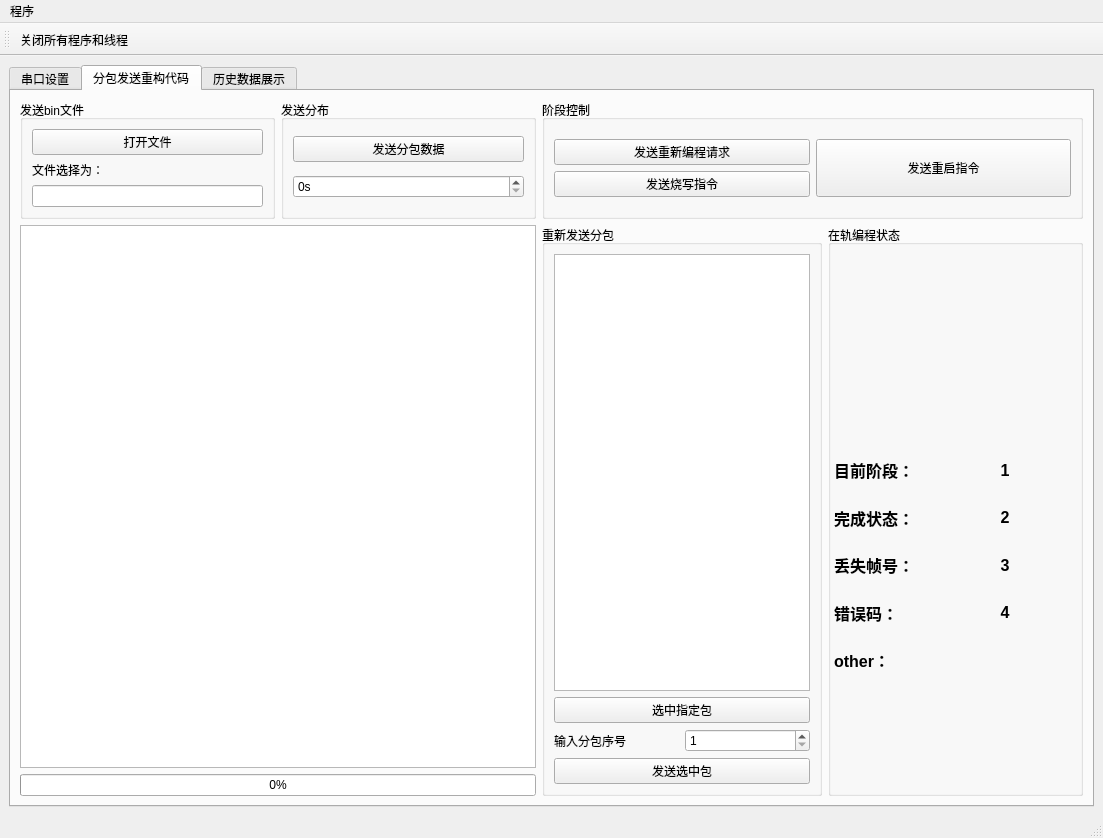
<?xml version="1.0" encoding="UTF-8"?>
<ui version="4.0">
 <class>MainWindow</class>
 <widget class="QMainWindow" name="MainWindow">
  <property name="geometry">
   <rect>
    <x>0</x>
    <y>0</y>
    <width>1103</width>
    <height>732</height>
   </rect>
  </property>
  <property name="windowTitle">
   <string>MainWindow</string>
  </property>
  <widget class="QWidget" name="centralwidget">
   <layout class="QGridLayout" name="gridLayout_9">
    <item row="0" column="0">
     <widget class="QTabWidget" name="tabWidget">
      <property name="currentIndex">
       <number>1</number>
      </property>
      <widget class="QWidget" name="tab">
       <attribute name="title">
        <string>串口设置</string>
       </attribute>
       <layout class="QGridLayout" name="gridLayout_10">
        <item row="1" column="2">
         <layout class="QVBoxLayout" name="verticalLayout_3">
          <item>
           <widget class="QLabel" name="label_4">
            <property name="text">
             <string>&lt;html&gt;&lt;head/&gt;&lt;body&gt;&lt;p&gt;&lt;span style=&quot; font-size:10pt; font-weight:600;&quot;&gt;变量数值监控&lt;/span&gt;&lt;/p&gt;&lt;/body&gt;&lt;/html&gt;</string>
            </property>
           </widget>
          </item>
          <item>
           <widget class="QTableWidget" name="table1"/>
          </item>
         </layout>
        </item>
        <item row="2" column="1">
         <widget class="QGroupBox" name="groupBox_6">
          <property name="title">
           <string>生成指令</string>
          </property>
          <layout class="QVBoxLayout" name="verticalLayout_5">
           <item>
            <layout class="QVBoxLayout" name="verticalLayout_4">
             <item>
              <widget class="QPushButton" name="pushButton_order">
               <property name="text">
                <string>生成指令</string>
               </property>
              </widget>
             </item>
             <item>
              <widget class="QLineEdit" name="lineEdit_2"/>
             </item>
             <item>
              <widget class="QPushButton" name="pushButton_raise">
               <property name="text">
                <string>发送指令</string>
               </property>
              </widget>
             </item>
            </layout>
           </item>
          </layout>
         </widget>
        </item>
        <item row="0" column="0" rowspan="3">
         <widget class="QGroupBox" name="groupBox_serial_shezhi">
          <property name="title">
           <string>串口设置</string>
          </property>
          <layout class="QVBoxLayout" name="verticalLayout_10">
           <item>
            <layout class="QGridLayout" name="gridLayout_2">
             <item row="1" column="0" colspan="3">
              <widget class="QComboBox" name="comboBoxPort">
               <property name="sizePolicy">
                <sizepolicy hsizetype="Preferred" vsizetype="Fixed">
                 <horstretch>0</horstretch>
                 <verstretch>0</verstretch>
                </sizepolicy>
               </property>
               <property name="styleSheet">
                <string notr="true"/>
               </property>
              </widget>
             </item>
             <item row="2" column="0" colspan="2">
              <widget class="QPushButton" name="pushButtonOpen">
               <property name="sizePolicy">
                <sizepolicy hsizetype="Preferred" vsizetype="Fixed">
                 <horstretch>0</horstretch>
                 <verstretch>0</verstretch>
                </sizepolicy>
               </property>
               <property name="text">
                <string>打开串口</string>
               </property>
               <property name="checkable">
                <bool>true</bool>
               </property>
              </widget>
             </item>
             <item row="2" column="2">
              <widget class="QPushButton" name="pushButtonUpdate">
               <property name="sizePolicy">
                <sizepolicy hsizetype="Preferred" vsizetype="Fixed">
                 <horstretch>0</horstretch>
                 <verstretch>0</verstretch>
                </sizepolicy>
               </property>
               <property name="text">
                <string>串口检测</string>
               </property>
              </widget>
             </item>
             <item row="3" column="0">
              <widget class="QLabel" name="label">
               <property name="layoutDirection">
                <enum>Qt::LeftToRight</enum>
               </property>
               <property name="text">
                <string>&lt;html&gt;&lt;head/&gt;&lt;body&gt;&lt;p&gt;&lt;span style=&quot; font-size:11pt; font-weight:600;&quot;&gt;波特率&lt;/span&gt;&lt;/p&gt;&lt;/body&gt;&lt;/html&gt;</string>
               </property>
               <property name="alignment">
                <set>Qt::AlignCenter</set>
               </property>
              </widget>
             </item>
             <item row="3" column="1" colspan="2">
              <widget class="QComboBox" name="comboBoxBand">
               <property name="sizePolicy">
                <sizepolicy hsizetype="Preferred" vsizetype="Fixed">
                 <horstretch>0</horstretch>
                 <verstretch>0</verstretch>
                </sizepolicy>
               </property>
              </widget>
             </item>
             <item row="0" column="0" colspan="2">
              <widget class="QLabel" name="label_2">
               <property name="sizePolicy">
                <sizepolicy hsizetype="Minimum" vsizetype="Fixed">
                 <horstretch>0</horstretch>
                 <verstretch>0</verstretch>
                </sizepolicy>
               </property>
               <property name="text">
                <string>&lt;html&gt;&lt;head/&gt;&lt;body&gt;&lt;p&gt;&lt;span style=&quot; font-size:12pt; font-weight:600;&quot;&gt;连接串口&lt;/span&gt;&lt;/p&gt;&lt;/body&gt;&lt;/html&gt;</string>
               </property>
               <property name="alignment">
                <set>Qt::AlignCenter</set>
               </property>
              </widget>
             </item>
            </layout>
           </item>
           <item>
            <widget class="QGroupBox" name="groupBox">
             <property name="sizePolicy">
              <sizepolicy hsizetype="Preferred" vsizetype="Fixed">
               <horstretch>0</horstretch>
               <verstretch>0</verstretch>
              </sizepolicy>
             </property>
             <property name="title">
              <string>数据位</string>
             </property>
             <layout class="QGridLayout" name="gridLayout_6">
              <item row="0" column="0">
               <widget class="QRadioButton" name="radioButtonData8Bit">
                <property name="text">
                 <string>8位</string>
                </property>
               </widget>
              </item>
              <item row="0" column="1">
               <widget class="QRadioButton" name="radioButtonData7Bit">
                <property name="text">
                 <string>7位</string>
                </property>
               </widget>
              </item>
              <item row="1" column="0">
               <widget class="QRadioButton" name="radioButtonData6Bit">
                <property name="text">
                 <string>6位</string>
                </property>
               </widget>
              </item>
              <item row="1" column="1">
               <widget class="QRadioButton" name="radioButtonData5Bit">
                <property name="text">
                 <string>5位</string>
                </property>
               </widget>
              </item>
             </layout>
            </widget>
           </item>
           <item>
            <widget class="QGroupBox" name="groupBox_2">
             <property name="sizePolicy">
              <sizepolicy hsizetype="Preferred" vsizetype="Fixed">
               <horstretch>0</horstretch>
               <verstretch>0</verstretch>
              </sizepolicy>
             </property>
             <property name="title">
              <string>校验位</string>
             </property>
             <layout class="QGridLayout" name="gridLayout_7">
              <item row="0" column="0">
               <widget class="QRadioButton" name="radioButtonParityNone">
                <property name="text">
                 <string>无</string>
                </property>
               </widget>
              </item>
              <item row="1" column="0">
               <widget class="QRadioButton" name="radioButtonParityOdd">
                <property name="text">
                 <string>奇校验</string>
                </property>
               </widget>
              </item>
              <item row="1" column="1">
               <widget class="QRadioButton" name="radioButtonParityEven">
                <property name="text">
                 <string>偶校验</string>
                </property>
               </widget>
              </item>
              <item row="2" column="0">
               <widget class="QRadioButton" name="radioButtonSpace">
                <property name="text">
                 <string>Space校验</string>
                </property>
               </widget>
              </item>
              <item row="2" column="1">
               <widget class="QRadioButton" name="radioButtonParityMark">
                <property name="text">
                 <string>Mark校验</string>
                </property>
               </widget>
              </item>
             </layout>
            </widget>
           </item>
           <item>
            <widget class="QGroupBox" name="groupBox_3">
             <property name="sizePolicy">
              <sizepolicy hsizetype="Preferred" vsizetype="Fixed">
               <horstretch>0</horstretch>
               <verstretch>0</verstretch>
              </sizepolicy>
             </property>
             <property name="title">
              <string>流控</string>
             </property>
             <layout class="QGridLayout" name="gridLayout_8">
              <item row="0" column="0">
               <widget class="QCheckBox" name="checkBoxFlowCtrl">
                <property name="text">
                 <string>RTS/CTS</string>
                </property>
               </widget>
              </item>
             </layout>
            </widget>
           </item>
           <item>
            <widget class="QGroupBox" name="groupBox_4">
             <property name="sizePolicy">
              <sizepolicy hsizetype="Preferred" vsizetype="Fixed">
               <horstretch>0</horstretch>
               <verstretch>0</verstretch>
              </sizepolicy>
             </property>
             <property name="title">
              <string>停止位</string>
             </property>
             <layout class="QGridLayout" name="gridLayout_5">
              <item row="0" column="0">
               <widget class="QRadioButton" name="radioButtonStop1Bit">
                <property name="text">
                 <string>1位</string>
                </property>
               </widget>
              </item>
              <item row="0" column="1">
               <widget class="QRadioButton" name="radioButtonStop1_5Bit_2">
                <property name="text">
                 <string>1.5位</string>
                </property>
               </widget>
              </item>
              <item row="2" column="0">
               <widget class="QRadioButton" name="radioButtonStop2Bit">
                <property name="text">
                 <string>2位</string>
                </property>
               </widget>
              </item>
             </layout>
            </widget>
           </item>
           <item>
            <widget class="QGroupBox" name="groupBox_5">
             <property name="sizePolicy">
              <sizepolicy hsizetype="Preferred" vsizetype="Fixed">
               <horstretch>0</horstretch>
               <verstretch>0</verstretch>
              </sizepolicy>
             </property>
             <property name="title">
              <string>发送设置</string>
             </property>
             <layout class="QGridLayout" name="gridLayout_4">
              <item row="0" column="0">
               <layout class="QVBoxLayout" name="verticalLayout_9">
                <item>
                 <layout class="QGridLayout" name="gridLayout_3">
                  <item row="0" column="0">
                   <widget class="QRadioButton" name="radioButtonTxAscii">
                    <property name="sizePolicy">
                     <sizepolicy hsizetype="Minimum" vsizetype="Fixed">
                      <horstretch>0</horstretch>
                      <verstretch>0</verstretch>
                     </sizepolicy>
                    </property>
                    <property name="text">
                     <string>ASCII发送</string>
                    </property>
                   </widget>
                  </item>
                  <item row="0" column="1">
                   <widget class="QCheckBox" name="checkBox">
                    <property name="text">
                     <string>CR/LF suffix</string>
                    </property>
                   </widget>
                  </item>
                  <item row="1" column="0">
                   <widget class="QRadioButton" name="radioButtonTxHex">
                    <property name="text">
                     <string>Hex发送</string>
                    </property>
                   </widget>
                  </item>
                  <item row="1" column="1">
                   <widget class="QCheckBox" name="checkBoxTxAutoCRLF">
                    <property name="text">
                     <string>自动换行使能</string>
                    </property>
                   </widget>
                  </item>
                 </layout>
                </item>
                <item>
                 <widget class="Line" name="line">
                  <property name="orientation">
                   <enum>Qt::Horizontal</enum>
                  </property>
                 </widget>
                </item>
               </layout>
              </item>
              <item row="1" column="0">
               <layout class="QHBoxLayout" name="horizontalLayout_6">
                <item>
                 <layout class="QHBoxLayout" name="horizontalLayout_5">
                  <item>
                   <widget class="QCheckBox" name="checkBoxTxPeriodEnable">
                    <property name="text">
                     <string>周期发送</string>
                    </property>
                   </widget>
                  </item>
                  <item>
                   <widget class="QLineEdit" name="lineEditPeriodMs">
                    <property name="text">
                     <string>1000</string>
                    </property>
                   </widget>
                  </item>
                 </layout>
                </item>
                <item>
                 <widget class="QLabel" name="label_3">
                  <property name="text">
                   <string>ms</string>
                  </property>
                 </widget>
                </item>
               </layout>
              </item>
             </layout>
            </widget>
           </item>
          </layout>
         </widget>
        </item>
        <item row="2" column="2">
         <layout class="QGridLayout" name="gridLayout">
          <item row="0" column="0">
           <widget class="QGroupBox" name="groupBox_8">
            <property name="sizePolicy">
             <sizepolicy hsizetype="Fixed" vsizetype="Fixed">
              <horstretch>0</horstretch>
              <verstretch>0</verstretch>
             </sizepolicy>
            </property>
            <property name="title">
             <string>实时监控和保存数据</string>
            </property>
            <layout class="QGridLayout" name="gridLayout_13">
             <item row="0" column="0">
              <widget class="QPushButton" name="pushButtonSave">
               <property name="sizePolicy">
                <sizepolicy hsizetype="Preferred" vsizetype="Fixed">
                 <horstretch>0</horstretch>
                 <verstretch>0</verstretch>
                </sizepolicy>
               </property>
               <property name="text">
                <string>打开保存数据</string>
               </property>
              </widget>
             </item>
             <item row="0" column="1">
              <widget class="QPushButton" name="pushButtonSaveCancel">
               <property name="sizePolicy">
                <sizepolicy hsizetype="Preferred" vsizetype="Fixed">
                 <horstretch>0</horstretch>
                 <verstretch>0</verstretch>
                </sizepolicy>
               </property>
               <property name="text">
                <string>关闭保存线程</string>
               </property>
              </widget>
             </item>
             <item row="1" column="0" colspan="2">
              <widget class="QPushButton" name="pushButtonChart">
               <property name="sizePolicy">
                <sizepolicy hsizetype="Preferred" vsizetype="Fixed">
                 <horstretch>0</horstretch>
                 <verstretch>0</verstretch>
                </sizepolicy>
               </property>
               <property name="text">
                <string>打开绘图界面</string>
               </property>
              </widget>
             </item>
            </layout>
           </widget>
          </item>
         </layout>
        </item>
        <item row="0" column="1" colspan="2">
         <layout class="QVBoxLayout" name="verticalLayout">
          <property name="spacing">
           <number>6</number>
          </property>
          <item>
           <layout class="QHBoxLayout" name="horizontalLayout_3">
            <item>
             <widget class="QTextEdit" name="textEditSend">
              <property name="sizePolicy">
               <sizepolicy hsizetype="Expanding" vsizetype="Ignored">
                <horstretch>0</horstretch>
                <verstretch>0</verstretch>
               </sizepolicy>
              </property>
             </widget>
            </item>
            <item>
             <widget class="Line" name="line_2">
              <property name="orientation">
               <enum>Qt::Vertical</enum>
              </property>
             </widget>
            </item>
            <item>
             <layout class="QVBoxLayout" name="verticalLayout_2">
              <item>
               <widget class="QPushButton" name="pushButtonSend">
                <property name="text">
                 <string>发送</string>
                </property>
                <property name="checkable">
                 <bool>true</bool>
                </property>
               </widget>
              </item>
              <item>
               <widget class="QPushButton" name="pushButtonClear">
                <property name="text">
                 <string>清空</string>
                </property>
               </widget>
              </item>
             </layout>
            </item>
           </layout>
          </item>
          <item>
           <layout class="QHBoxLayout" name="horizontalLayout_7">
            <item>
             <widget class="QLabel" name="label_6">
              <property name="sizePolicy">
               <sizepolicy hsizetype="Minimum" vsizetype="Preferred">
                <horstretch>0</horstretch>
                <verstretch>0</verstretch>
               </sizepolicy>
              </property>
              <property name="text">
               <string>历史发送</string>
              </property>
             </widget>
            </item>
            <item>
             <widget class="QComboBox" name="comboBoxSndHistory">
              <property name="sizePolicy">
               <sizepolicy hsizetype="Expanding" vsizetype="Fixed">
                <horstretch>0</horstretch>
                <verstretch>0</verstretch>
               </sizepolicy>
              </property>
             </widget>
            </item>
           </layout>
          </item>
         </layout>
        </item>
        <item row="1" column="1">
         <layout class="QHBoxLayout" name="horizontalLayout">
          <item>
           <layout class="QVBoxLayout" name="verticalLayout_6">
            <item>
             <widget class="QListWidget" name="leftWidget">
              <property name="dragEnabled">
               <bool>true</bool>
              </property>
              <property name="dragDropOverwriteMode">
               <bool>true</bool>
              </property>
              <property name="dragDropMode">
               <enum>QAbstractItemView::DragOnly</enum>
              </property>
             </widget>
            </item>
            <item>
             <layout class="QHBoxLayout" name="horizontalLayout_2">
              <item>
               <widget class="QPushButton" name="pushButton_map">
                <property name="text">
                 <string>选择MAP文件</string>
                </property>
               </widget>
              </item>
              <item>
               <widget class="QPushButton" name="pushButton_create">
                <property name="text">
                 <string>生成参数列表</string>
                </property>
               </widget>
              </item>
             </layout>
            </item>
           </layout>
          </item>
          <item>
           <layout class="QVBoxLayout" name="verticalLayout_7">
            <item>
             <widget class="QListWidget" name="listWidget">
              <property name="dragEnabled">
               <bool>true</bool>
              </property>
              <property name="dragDropOverwriteMode">
               <bool>true</bool>
              </property>
              <property name="dragDropMode">
               <enum>QAbstractItemView::DragDrop</enum>
              </property>
             </widget>
            </item>
            <item>
             <layout class="QHBoxLayout" name="horizontalLayout_4">
              <item>
               <widget class="QPushButton" name="pushButton_del">
                <property name="text">
                 <string>删除选中项</string>
                </property>
               </widget>
              </item>
              <item>
               <widget class="QPushButton" name="pushButton_cle">
                <property name="text">
                 <string>清空选择</string>
                </property>
               </widget>
              </item>
             </layout>
            </item>
           </layout>
          </item>
         </layout>
        </item>
       </layout>
      </widget>
      <widget class="QWidget" name="tab_2">
       <attribute name="title">
        <string>分包发送重构代码</string>
       </attribute>
       <layout class="QGridLayout" name="gridLayout_18">
        <item row="1" column="2">
         <layout class="QGridLayout" name="gridLayout_19">
          <item row="0" column="0">
           <widget class="QGroupBox" name="groupBox_12">
            <property name="title">
             <string>重新发送分包</string>
            </property>
            <layout class="QGridLayout" name="gridLayout_22">
             <item row="0" column="0">
              <widget class="QListWidget" name="listWidget_2">
               <property name="sizePolicy">
                <sizepolicy hsizetype="Preferred" vsizetype="Expanding">
                 <horstretch>0</horstretch>
                 <verstretch>0</verstretch>
                </sizepolicy>
               </property>
              </widget>
             </item>
             <item row="1" column="0">
              <widget class="QPushButton" name="pushButton_7">
               <property name="sizePolicy">
                <sizepolicy hsizetype="Preferred" vsizetype="Fixed">
                 <horstretch>0</horstretch>
                 <verstretch>0</verstretch>
                </sizepolicy>
               </property>
               <property name="text">
                <string>选中指定包</string>
               </property>
              </widget>
             </item>
             <item row="2" column="0">
              <layout class="QHBoxLayout" name="horizontalLayout_8">
               <item>
                <widget class="QLabel" name="label_20">
                 <property name="text">
                  <string>输入分包序号</string>
                 </property>
                </widget>
               </item>
               <item>
                <widget class="QSpinBox" name="spinBox_2">
                 <property name="sizePolicy">
                  <sizepolicy hsizetype="Preferred" vsizetype="Fixed">
                   <horstretch>0</horstretch>
                   <verstretch>0</verstretch>
                  </sizepolicy>
                 </property>
                 <property name="minimum">
                  <number>1</number>
                 </property>
                 <property name="maximum">
                  <number>300000</number>
                 </property>
                </widget>
               </item>
              </layout>
             </item>
             <item row="3" column="0">
              <widget class="QPushButton" name="pushButton_4">
               <property name="sizePolicy">
                <sizepolicy hsizetype="Preferred" vsizetype="Fixed">
                 <horstretch>0</horstretch>
                 <verstretch>0</verstretch>
                </sizepolicy>
               </property>
               <property name="text">
                <string>发送选中包</string>
               </property>
              </widget>
             </item>
            </layout>
           </widget>
          </item>
         </layout>
        </item>
        <item row="0" column="0">
         <widget class="QGroupBox" name="groupBox_7">
          <property name="title">
           <string>发送bin文件</string>
          </property>
          <layout class="QGridLayout" name="gridLayout_15">
           <item row="1" column="0">
            <widget class="QLabel" name="label_5">
             <property name="text">
              <string>文件选择为：</string>
             </property>
            </widget>
           </item>
           <item row="2" column="0" colspan="2">
            <widget class="QLineEdit" name="lineEdit"/>
           </item>
           <item row="0" column="0" colspan="2">
            <widget class="QPushButton" name="pushButton_bin">
             <property name="text">
              <string>打开文件</string>
             </property>
            </widget>
           </item>
          </layout>
         </widget>
        </item>
        <item row="1" column="3">
         <layout class="QGridLayout" name="gridLayout_21">
          <item row="0" column="0">
           <widget class="QGroupBox" name="groupBox_11">
            <property name="title">
             <string>在轨编程状态</string>
            </property>
            <widget class="QWidget" name="">
             <property name="geometry">
              <rect>
               <x>6</x>
               <y>225</y>
               <width>226</width>
               <height>231</height>
              </rect>
             </property>
             <layout class="QGridLayout" name="gridLayout_20">
              <item row="0" column="0">
               <widget class="QLabel" name="label_10">
                <property name="text">
                 <string>&lt;html&gt;&lt;head/&gt;&lt;body&gt;&lt;p&gt;&lt;span style=&quot; font-size:12pt; font-weight:600;&quot;&gt;目前阶段：&lt;/span&gt;&lt;/p&gt;&lt;/body&gt;&lt;/html&gt;</string>
                </property>
               </widget>
              </item>
              <item row="0" column="1">
               <widget class="QLabel" name="label_15">
                <property name="text">
                 <string>&lt;html&gt;&lt;head/&gt;&lt;body&gt;&lt;p&gt;&lt;span style=&quot; font-size:12pt; font-weight:600;&quot;&gt;1&lt;/span&gt;&lt;/p&gt;&lt;/body&gt;&lt;/html&gt;</string>
                </property>
                <property name="alignment">
                 <set>Qt::AlignCenter</set>
                </property>
               </widget>
              </item>
              <item row="1" column="0">
               <widget class="QLabel" name="label_11">
                <property name="text">
                 <string>&lt;html&gt;&lt;head/&gt;&lt;body&gt;&lt;p&gt;&lt;span style=&quot; font-size:12pt; font-weight:600;&quot;&gt;完成状态：&lt;/span&gt;&lt;/p&gt;&lt;/body&gt;&lt;/html&gt;</string>
                </property>
               </widget>
              </item>
              <item row="1" column="1">
               <widget class="QLabel" name="label_16">
                <property name="text">
                 <string>&lt;html&gt;&lt;head/&gt;&lt;body&gt;&lt;p&gt;&lt;span style=&quot; font-size:12pt; font-weight:600;&quot;&gt;2&lt;/span&gt;&lt;/p&gt;&lt;/body&gt;&lt;/html&gt;</string>
                </property>
                <property name="alignment">
                 <set>Qt::AlignCenter</set>
                </property>
               </widget>
              </item>
              <item row="2" column="0">
               <widget class="QLabel" name="label_12">
                <property name="text">
                 <string>&lt;html&gt;&lt;head/&gt;&lt;body&gt;&lt;p&gt;&lt;span style=&quot; font-size:12pt; font-weight:600;&quot;&gt;丢失帧号：&lt;/span&gt;&lt;/p&gt;&lt;/body&gt;&lt;/html&gt;</string>
                </property>
               </widget>
              </item>
              <item row="2" column="1">
               <widget class="QLabel" name="label_17">
                <property name="text">
                 <string>&lt;html&gt;&lt;head/&gt;&lt;body&gt;&lt;p&gt;&lt;span style=&quot; font-size:12pt; font-weight:600;&quot;&gt;3&lt;/span&gt;&lt;/p&gt;&lt;/body&gt;&lt;/html&gt;</string>
                </property>
                <property name="alignment">
                 <set>Qt::AlignCenter</set>
                </property>
               </widget>
              </item>
              <item row="3" column="0">
               <widget class="QLabel" name="label_13">
                <property name="text">
                 <string>&lt;html&gt;&lt;head/&gt;&lt;body&gt;&lt;p&gt;&lt;span style=&quot; font-size:12pt; font-weight:600;&quot;&gt;错误码：&lt;/span&gt;&lt;/p&gt;&lt;/body&gt;&lt;/html&gt;</string>
                </property>
               </widget>
              </item>
              <item row="3" column="1">
               <widget class="QLabel" name="label_18">
                <property name="text">
                 <string>&lt;html&gt;&lt;head/&gt;&lt;body&gt;&lt;p&gt;&lt;span style=&quot; font-size:12pt; font-weight:600;&quot;&gt;4&lt;/span&gt;&lt;/p&gt;&lt;/body&gt;&lt;/html&gt;</string>
                </property>
                <property name="alignment">
                 <set>Qt::AlignCenter</set>
                </property>
               </widget>
              </item>
              <item row="4" column="0">
               <widget class="QLabel" name="label_14">
                <property name="text">
                 <string>&lt;html&gt;&lt;head/&gt;&lt;body&gt;&lt;p&gt;&lt;span style=&quot; font-size:12pt; font-weight:600;&quot;&gt;other：&lt;/span&gt;&lt;/p&gt;&lt;/body&gt;&lt;/html&gt;</string>
                </property>
               </widget>
              </item>
              <item row="4" column="1">
               <widget class="QLabel" name="label_19">
                <property name="text">
                 <string>&lt;html&gt;&lt;head/&gt;&lt;body&gt;&lt;p&gt;&lt;br/&gt;&lt;/p&gt;&lt;/body&gt;&lt;/html&gt;</string>
                </property>
                <property name="alignment">
                 <set>Qt::AlignCenter</set>
                </property>
               </widget>
              </item>
             </layout>
            </widget>
           </widget>
          </item>
         </layout>
        </item>
        <item row="0" column="2" colspan="2">
         <widget class="QGroupBox" name="groupBox_9">
          <property name="title">
           <string>阶段控制</string>
          </property>
          <layout class="QGridLayout" name="gridLayout_16">
           <item row="0" column="0">
            <layout class="QGridLayout" name="gridLayout_14">
             <item row="0" column="0">
              <widget class="QPushButton" name="pushButton_3">
               <property name="text">
                <string>发送重新编程请求</string>
               </property>
              </widget>
             </item>
             <item row="1" column="0">
              <widget class="QPushButton" name="pushButton_5">
               <property name="text">
                <string>发送烧写指令</string>
               </property>
              </widget>
             </item>
             <item row="0" column="1" rowspan="2">
              <widget class="QPushButton" name="pushButton_6">
               <property name="sizePolicy">
                <sizepolicy hsizetype="Minimum" vsizetype="Minimum">
                 <horstretch>0</horstretch>
                 <verstretch>0</verstretch>
                </sizepolicy>
               </property>
               <property name="text">
                <string>发送重启指令</string>
               </property>
              </widget>
             </item>
            </layout>
           </item>
          </layout>
         </widget>
        </item>
        <item row="0" column="1">
         <widget class="QGroupBox" name="groupBox_10">
          <property name="title">
           <string>发送分布</string>
          </property>
          <layout class="QGridLayout" name="gridLayout_17">
           <item row="0" column="0">
            <widget class="QPushButton" name="pushButton_send_bin">
             <property name="text">
              <string>发送分包数据</string>
             </property>
            </widget>
           </item>
           <item row="1" column="0">
            <widget class="QSpinBox" name="spinBox">
             <property name="suffix">
              <string>s</string>
             </property>
             <property name="prefix">
              <string/>
             </property>
             <property name="minimum">
              <number>0</number>
             </property>
             <property name="maximum">
              <number>20</number>
             </property>
             <property name="singleStep">
              <number>1</number>
             </property>
            </widget>
           </item>
          </layout>
         </widget>
        </item>
        <item row="1" column="0" colspan="2">
         <layout class="QVBoxLayout" name="verticalLayout_8">
          <item>
           <widget class="QTextEdit" name="textEdit"/>
          </item>
          <item>
           <widget class="QProgressBar" name="progressBar">
            <property name="value">
             <number>0</number>
            </property>
            <property name="format">
             <string>%p%</string>
            </property>
           </widget>
          </item>
         </layout>
        </item>
       </layout>
      </widget>
      <widget class="QWidget" name="tab_3">
       <attribute name="title">
        <string>历史数据展示</string>
       </attribute>
       <layout class="QGridLayout" name="gridLayout_12">
        <item row="2" column="0" colspan="3">
         <layout class="QHBoxLayout" name="hLayout_2"/>
        </item>
        <item row="0" column="0" colspan="3">
         <layout class="QGridLayout" name="gridLayout_11">
          <item row="0" column="0">
           <widget class="QLabel" name="label_7">
            <property name="sizePolicy">
             <sizepolicy hsizetype="Preferred" vsizetype="Fixed">
              <horstretch>0</horstretch>
              <verstretch>0</verstretch>
             </sizepolicy>
            </property>
            <property name="text">
             <string>点击展示</string>
            </property>
           </widget>
          </item>
          <item row="0" column="1">
           <widget class="QPushButton" name="pushButton">
            <property name="text">
             <string>显示图形</string>
            </property>
           </widget>
          </item>
          <item row="1" column="0">
           <widget class="QLabel" name="label_8">
            <property name="sizePolicy">
             <sizepolicy hsizetype="Preferred" vsizetype="Fixed">
              <horstretch>0</horstretch>
              <verstretch>0</verstretch>
             </sizepolicy>
            </property>
            <property name="text">
             <string>选择图形</string>
            </property>
           </widget>
          </item>
          <item row="1" column="1">
           <widget class="QComboBox" name="comboBox_2">
            <property name="sizePolicy">
             <sizepolicy hsizetype="Preferred" vsizetype="Fixed">
              <horstretch>0</horstretch>
              <verstretch>0</verstretch>
             </sizepolicy>
            </property>
           </widget>
          </item>
          <item row="2" column="0" colspan="2">
           <widget class="QPushButton" name="pushButton_2">
            <property name="text">
             <string>打开csv文件</string>
            </property>
           </widget>
          </item>
          <item row="3" column="0" colspan="2">
           <widget class="QLabel" name="label_9">
            <property name="sizePolicy">
             <sizepolicy hsizetype="Fixed" vsizetype="Fixed">
              <horstretch>0</horstretch>
              <verstretch>0</verstretch>
             </sizepolicy>
            </property>
            <property name="text">
             <string>目前打开的csv文件：</string>
            </property>
           </widget>
          </item>
          <item row="4" column="0" colspan="2">
           <widget class="QLineEdit" name="lineEdit_3"/>
          </item>
         </layout>
        </item>
        <item row="1" column="0" colspan="3">
         <widget class="Line" name="line_3">
          <property name="orientation">
           <enum>Qt::Horizontal</enum>
          </property>
         </widget>
        </item>
       </layout>
      </widget>
     </widget>
    </item>
   </layout>
  </widget>
  <widget class="QMenuBar" name="menubar">
   <property name="geometry">
    <rect>
     <x>0</x>
     <y>0</y>
     <width>1103</width>
     <height>22</height>
    </rect>
   </property>
   <widget class="QMenu" name="menu">
    <property name="title">
     <string>程序</string>
    </property>
    <addaction name="action_shutdown"/>
   </widget>
   <addaction name="menu"/>
  </widget>
  <widget class="QStatusBar" name="statusbar"/>
  <widget class="QToolBar" name="toolBar">
   <property name="windowTitle">
    <string>toolBar</string>
   </property>
   <attribute name="toolBarArea">
    <enum>TopToolBarArea</enum>
   </attribute>
   <attribute name="toolBarBreak">
    <bool>false</bool>
   </attribute>
   <addaction name="action_shutdown"/>
  </widget>
  <action name="action_shutdown">
   <property name="icon">
    <iconset resource="GUI_Source.qrc">
     <normaloff>:/png/images/png/close.png</normaloff>:/png/images/png/close.png</iconset>
   </property>
   <property name="text">
    <string>关闭所有程序和线程</string>
   </property>
   <property name="toolTip">
    <string>关闭所有程序和线程</string>
   </property>
  </action>
 </widget>
 <resources>
  <include location="GUI_Source.qrc"/>
 </resources>
 <connections/>
</ui>
